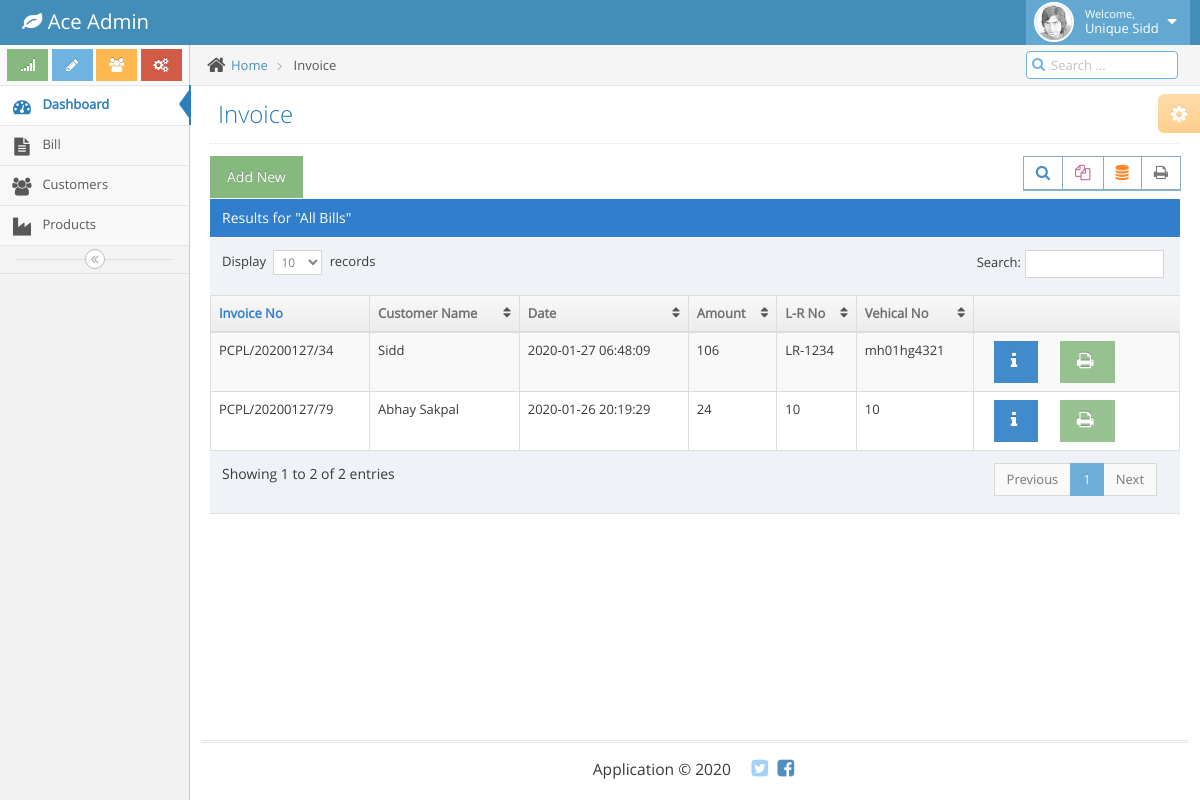
/panel/bills.php (signed in), run on the app's committed database.
### tables this page shows
CREATE TABLE `bill` (
  `b_id` int(11) NOT NULL,
  `b_invoice` varchar(20) NOT NULL,
  `c_id` int(20) NOT NULL,
  `b_date` timestamp NOT NULL DEFAULT current_timestamp(),
  `b_lr_no` varchar(20) DEFAULT NULL,
  `b_veh_no` varchar(20) DEFAULT NULL,
  `b_amount` decimal(20,0) NOT NULL DEFAULT 0,
  `created_at` timestamp NOT NULL DEFAULT current_timestamp(),
  `status` varchar(20) NOT NULL DEFAULT 'Pending'
);

CREATE TABLE `customer` (
  `c_id` int(11) NOT NULL,
  `c_name` varchar(20) NOT NULL,
  `c_address` varchar(100) NOT NULL,
  `c_deliv_add` varchar(100) NOT NULL,
  `c_mob` varchar(20) NOT NULL,
  `c_gst_no` varchar(30) NOT NULL,
  `status` int(11) NOT NULL DEFAULT 1,
  `deleted_at` timestamp NULL DEFAULT NULL,
  `updated_at` timestamp NOT NULL DEFAULT current_timestamp(),
  `created_at` timestamp NOT NULL DEFAULT current_timestamp()
);

### panel/bills.php (the view, shortened to what this page needs)
<!DOCTYPE html>
<html lang="en">
	<head>
		<?php include 'header.php';?>
	</head>
	<body class="no-skin">
		<?php include 'top_nav.php'; ?>
		<div class="main-container ace-save-state" id="main-container">
			<?php include 'side_nav.php';?>
			<div class="main-content">
				<div class="main-content-inner">
					<div class="breadcrumbs ace-save-state" id="breadcrumbs">
						<ul class="breadcrumb">
							<li>
								<i class="ace-icon fa fa-home home-icon"></i>
								<a href="index.php">Home</a>
							</li>
							<li>
								Invoice
							</li>
						</ul>
						<div class="nav-search" id="nav-search">
							<form class="form-search">
								<span class="input-icon">
									<input type="text" placeholder="Search ..." class="nav-search-input" id="nav-search-input" autocomplete="off" />
									<i class="ace-icon fa fa-search nav-search-icon"></i>
								</span>
							</form>
						</div>
					</div>
					<div class="page-content">
						<div class="ace-settings-container" id="ace-settings-container">
							<div class="btn btn-app btn-xs btn-warning ace-settings-btn" id="ace-settings-btn">
								<i class="ace-icon fa fa-cog bigger-130"></i>
							</div>
						</div>
						<div class="page-header">
							<h1>
								Invoice
							</h1>
						</div>
						<div class="row">
							<div class="col-xs-12">
								<div class="row">
									<div class="col-xs-12">
										<div class="clearfix">
											<a type="button" class="btn btn-success" href="customers.php">Add New</a>
											<div class="pull-right tableTools-container"></div>
										</div>
										<div class="table-header">
											Results for "All Bills"
										</div>
										<div>
											<table id="dynamic-table" class="table table-striped table-bordered table-hover">
												<thead>
													<tr>
														<th>Invoice No</th>
														<th>Customer Name</th>
														<th>Date</th>
														<th>Amount</th>
														<th>L-R No</th>
														<th>Vehical No</th>
														<th></th>
													</tr>
												</thead>
												<tbody>
										<?php
											$sql = "SELECT c.*,b.* FROM customer as c join bill as b on c.c_id = b.c_id where c.status = 1 and b.status = 'Completed'";
											$result = $con->query($sql);
											if ($result->num_rows > 0)
											{
									    		while($row = $result->fetch_assoc())
									    		{
										?>
													<tr>
														<td>
															<p><?php echo $row['b_invoice']?></p>
														</td>
														<td>
															<p><?php echo $row['c_name']?></p>
														</td>
														<td>
															<p><?php echo $row['b_date']?></p>
														</td>
														<td>
															<p><?php echo $row['b_amount']?></p>
														</td>
														<td>
															<p><?php echo $row['b_lr_no']?></p>
														</td>
														<td>
															<p><?php echo $row['b_veh_no']?></p>
														</td>
														<td>
															<div class="hidden-sm hidden-xs action-buttons col-sm-4">
																	<button type="button" class="btn btn-primary editbtn"  data-toggle="tooltip" data-placement="bottom" title="Details"><i class="ace-icon fa fa-info bigger-130"></i></button>
															</div>
															<div class="hidden-sm hidden-xs action-buttons col-sm-4">
																	<a href="PDF/bill_gen.php?b_id=<?php echo $row['b_id']?>" name="gen_bill" class="btn btn-success" data-toggle="tooltip" data-placement="bottom" title="Print Bill"><i class="ace-icon fa fa-print bigger-130"></i></a>
															</div>
														</td>
													</tr>
										<?php
												}
											}
										?>
												</tbody>
											</table>
										</div>
									</div>
								</div>
							</div>
						</div>
					</div>
				</div>
			</div>
			<?php include 'footer.php';?>
	</body>
</html>

### panel/top_nav.php (shortened to what this page needs)
<?php
	require_once('Db/dbconfig.php');
    $query = "select name from admin where email = '".$_SESSION['user_name']."'";
    $query_run = mysqli_query($con, $query);
    if(@mysqli_num_rows($query_run)>0)
    {
        $row = mysqli_fetch_array($query_run, MYSQLI_ASSOC);
        @$name = $row['name'];
    }
?>
<div id="navbar" class="navbar navbar-default          ace-save-state">
			<div class="navbar-container ace-save-state" id="navbar-container">
				<div class="navbar-header pull-left">
					<a href="index.html" class="navbar-brand">
						<small>
							<i class="fa fa-leaf"></i>
							Ace Admin
						</small>
					</a>
				</div>
				<div class="navbar-buttons navbar-header pull-right" role="navigation">
					<ul class="nav ace-nav">
						<li class="light-blue dropdown-modal">
							<a data-toggle="dropdown" href="#" class="dropdown-toggle">
								<img class="nav-user-photo" src="assets/images/avatars/user.jpg" alt="Jason's Photo" />
								<span class="user-info">
									<small>Welcome,</small>
									<?php echo @$name; ?>
								</span>
								<i class="ace-icon fa fa-caret-down"></i>
							</a>
						</li>
					</ul>
				</div>
			</div>
		</div>

### data on the page
bill: b_invoice "PCPL/20200127/34", c.c_name "Sidd", b_date "2020-01-27 06:48:09", b_amount "106", b_lr_no "LR-1234", b_veh_no "mh01hg4321"
bill: b_invoice "PCPL/20200127/79", c.c_name "Abhay Sakpal", b_date "2020-01-26 20:19:29", b_amount "24", b_lr_no "10", b_veh_no "10"
